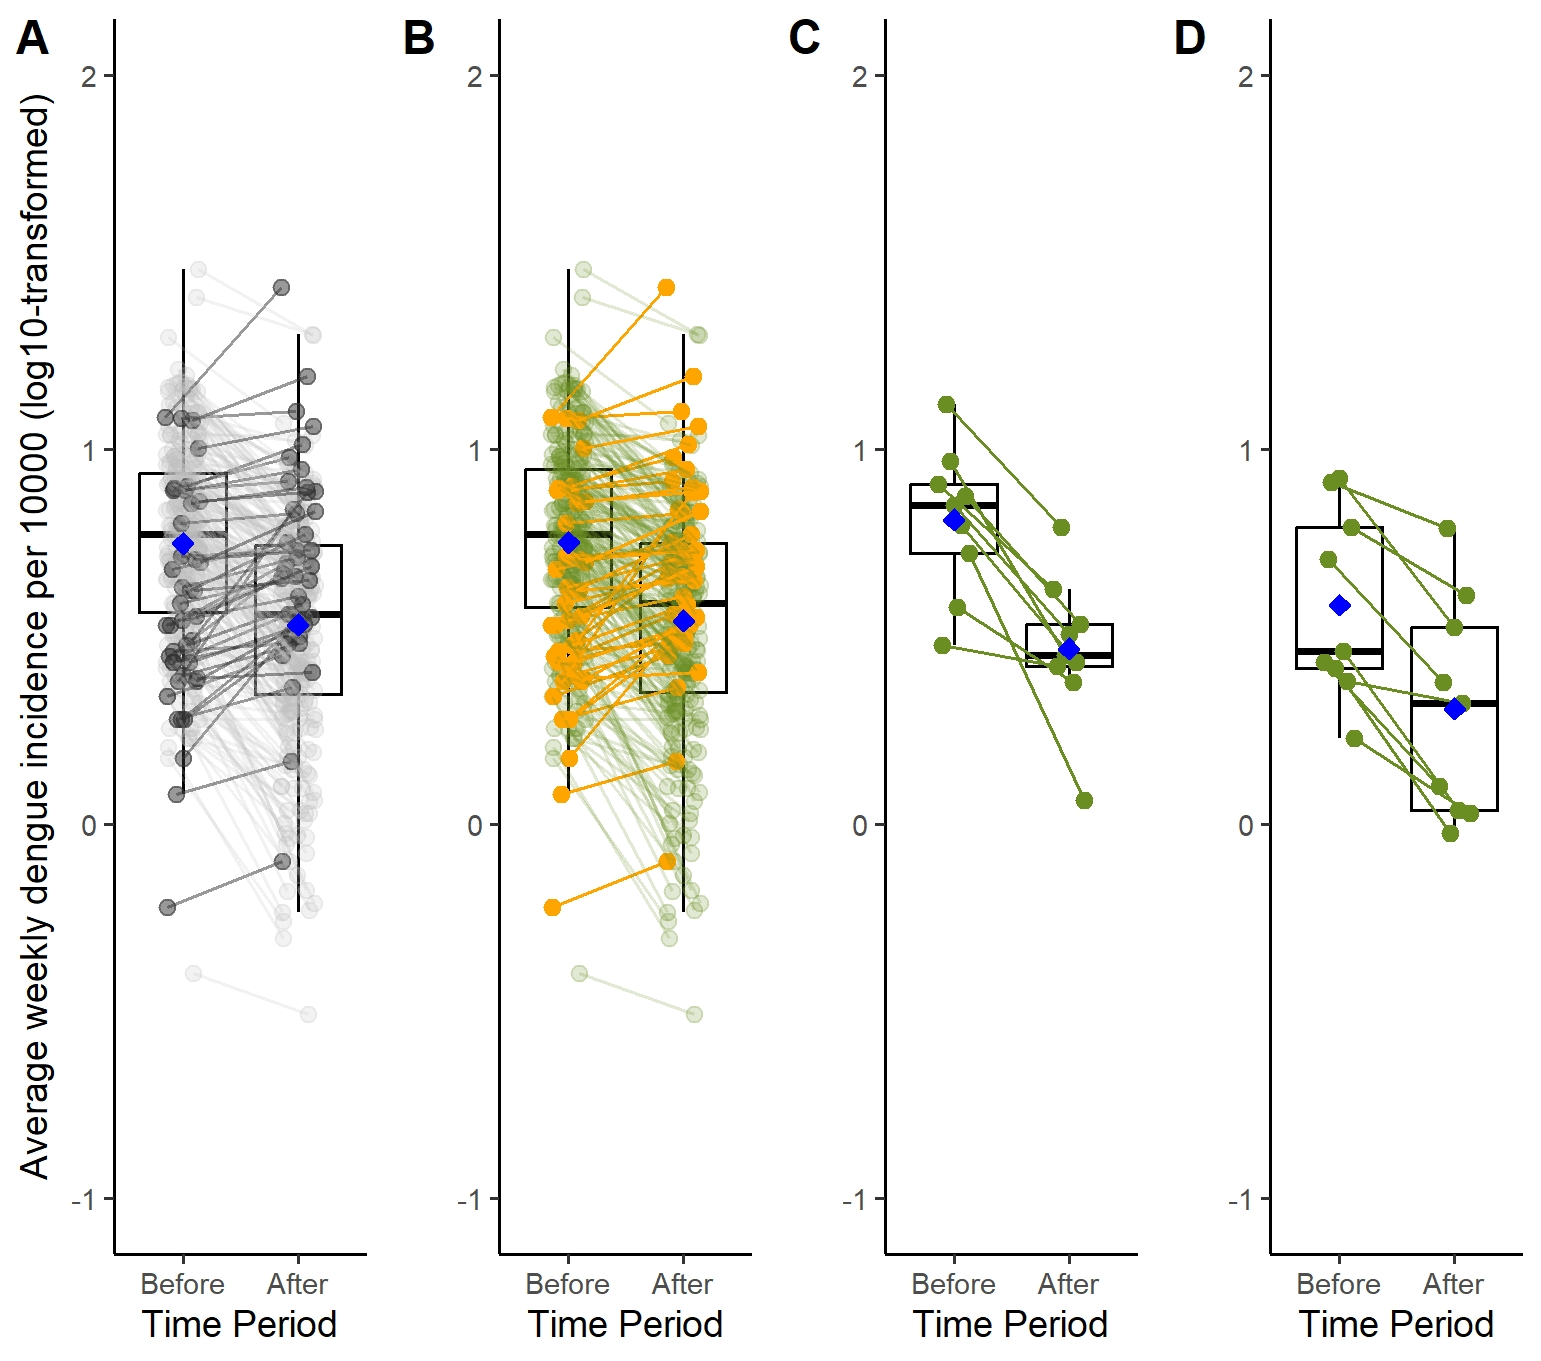

The R source for this figure:
#Source: DOI: 10.1016/S1473-3099(24)00492-4
#Date: 2024-11-19
#Code: Qilan Wen

library(ggpubr)
library(ggplot2)
library(ggnewscale)

means <- read.table("D:/boxplot-style02-github.txt",header=TRUE)
means$area <- factor(means$area)
means$period <- factor(means$period)
means$positive <- factor(means$positive)
summary(means$positive[means$period==1])
#Citywide
weekly_means_plot_posneg_log <- ggplot(data = means, aes(x = period, y = log10(mean), group = period)) +
  geom_boxplot(data = means, aes(x = period, y = log10(mean), group = period), fill = NA, outlier.shape = NA, alpha = 0.9, col = "black") + #box
  geom_point(data = means, aes(x = period, y = log10(mean), col = positive, alpha = positive, group = id), size = 2, position = position_dodge(0.3)) + #points
  geom_line(data = means, aes(x = period, y = log10(mean), group = id, col = positive, alpha = positive), position = position_dodge(0.3)) +#lines
  scale_color_manual(values=c('grey','grey20')) +
  scale_alpha_manual(values=c(0.2,0.5)) +
  theme_bw() +
  ylim(-1,2) +
  stat_summary(fun=mean, geom="point", shape=23, size=2, color="blue", fill="blue") + #mean in blue
  scale_x_discrete(breaks = c(0, 1), labels = c("Before", "After")) +
  theme(panel.border = element_blank(), axis.line.x = element_line(colour = "black"), axis.line.y = element_line(colour = "black"),legend.position = "none",panel.grid.major = element_blank(), panel.grid.minor = element_blank()) +
  labs(x = "Time Period", y = "Average weekly dengue incidence per 10000 (log10-transformed)")
#Control area
means_control<-subset(means,area=="Control")
weekly_means_plot_control_posneg_log <- ggplot(data = means_control, aes(x = period, y = log10(mean), group = period)) +
  geom_boxplot(data = means_control, aes(x = period, y = log10(mean), group = period), fill = NA, outlier.shape = NA, alpha = 0.9, col = "black") +
  geom_point(data = means_control, aes(x = period, y = log10(mean), col = positive, alpha = positive, group = id), size = 2, position = position_dodge(0.3)) +
  geom_line(data = means_control, aes(x = period, y = log10(mean), group = id, col = positive, alpha = positive), position = position_dodge(0.3)) +
  scale_color_manual(values=c('olivedrab','orange')) +
  scale_alpha_manual(values=c(0.2,1)) +
  theme_bw() +
  ylim(-1,2) +
  stat_summary(fun=mean, geom="point", shape=23, size=2, color="blue", fill="blue") +
  scale_x_discrete(breaks = c(0, 1), labels = c("Before", "After")) +
  theme(panel.border = element_blank(), axis.line = element_line(colour = "black"),legend.position = "none",panel.grid.major = element_blank(), panel.grid.minor = element_blank()) +
  labs(x = "Time Period", y = "")
#Intervention area
means_intervention<-subset(means,area=="Intervention")
weekly_means_plot_intervention_posneg_log <- ggplot(data = means_intervention, aes(x = period, y = log10(mean), group = period)) +
  geom_boxplot(data = means_intervention, aes(x = period, y = log10(mean), group = period), fill = NA, outlier.shape = NA, alpha = 0.9, col = "black") +
  geom_point(data = means_intervention, aes(x = period, y = log10(mean), col = positive, group = id), size = 2, position = position_dodge(0.3), alpha = 1) +
  geom_line(data = means_intervention, aes(x = period, y = log10(mean), group = id, col = positive), position = position_dodge(0.3), alpha = 1) +
  scale_color_manual(values=c('olivedrab','orange')) +
  theme_bw() +
  ylim(-1,2) +
  stat_summary(fun=mean, geom="point", shape=23, size=2, color="blue", fill="blue") +
  scale_x_discrete(breaks = c(0, 1), labels = c("Before", "After")) +
  theme( panel.border = element_blank(), axis.line = element_line(colour = "black"),legend.position = "none",panel.grid.major = element_blank(), panel.grid.minor = element_blank()) +
  labs(x = "Time Period", y = "")
#Buffer area
means_buffer<-subset(means,area=="Buffer")
weekly_means_plot_buffer_posneg_log <- ggplot(data = means_buffer, aes(x = period, y = log10(mean), group = period)) +
  geom_boxplot(data = means_buffer, aes(x = period, y = log10(mean), group = period), fill = NA, outlier.shape = NA, alpha = 0.9, col = "black") + 
  new_scale_color() +
  geom_point(data = means_buffer, aes(x = period, y = log10(mean), col = positive, group = id), size = 2, position = position_dodge(0.3), alpha = 1) +
  geom_line(data = means_buffer, aes(x = period, y = log10(mean), group = id, col = positive), position = position_dodge(0.3), alpha = 1) +
  scale_color_manual(values=c('olivedrab','orange')) +
  theme_bw() +
  ylim(-1,2) +
  stat_summary(fun=mean, geom="point", shape=23, size=2, color="blue", fill="blue") +
  scale_x_discrete(breaks = c(0, 1), labels = c("Before", "After")) +
  theme(panel.border = element_blank(), axis.line = element_line(colour = "black"),legend.position = "none",panel.grid.major = element_blank(), panel.grid.minor = element_blank()) +
  labs(x = "Time Period", y = "")
#Combine panels
out <- ggarrange(weekly_means_plot_posneg_log, weekly_means_plot_control_posneg_log, weekly_means_plot_intervention_posneg_log, weekly_means_plot_buffer_posneg_log,
          labels = c("A", "B", "C", "D"),
          ncol = 4, nrow = 1)
plot(out)
